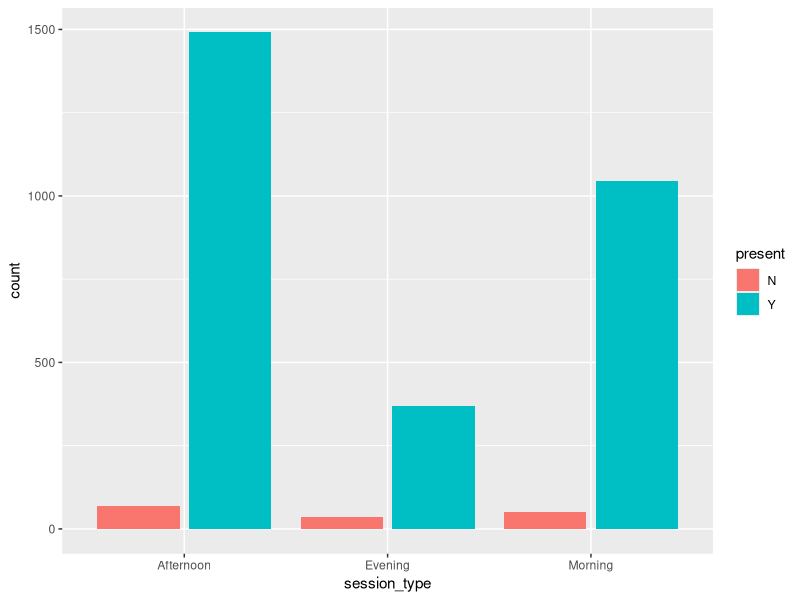
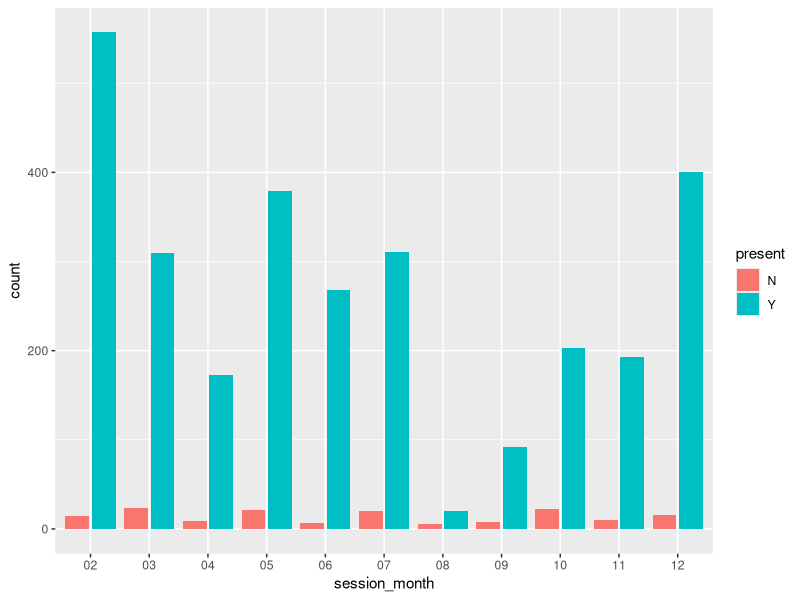
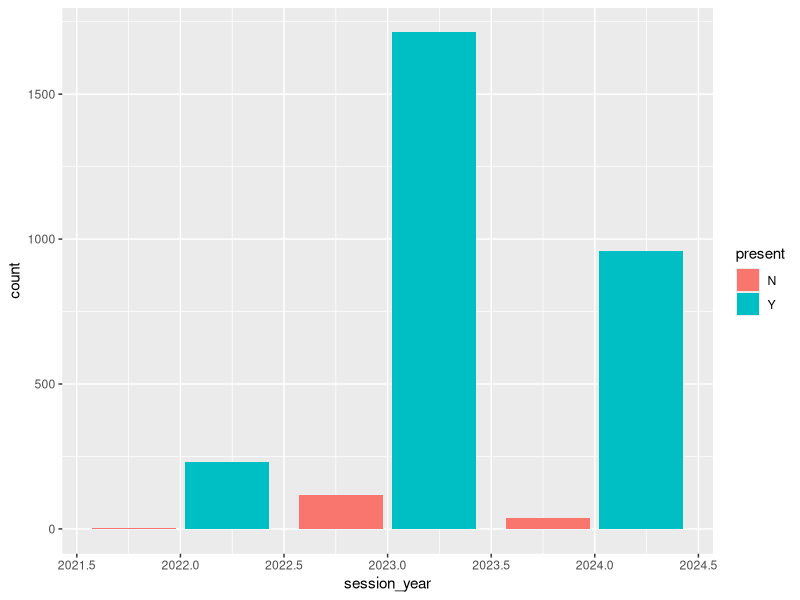

Recreate these plots in R, in order.
## ---- chunk 1
#| include: false
#| warning: false
#| message: false

library(tidyverse)
library(dplyr)

cleaned_data <- read_csv(here::here("data/cleaned_data/cleaned_data.csv"))
## ---- chunk 2
#| label: fig-session_type
#| fig-cap: Comparison of Attendance in Morning, Afternoon, vs Evening Session
#| echo: false

ggplot(cleaned_data, aes(x = session_type, fill = present)) +
  geom_bar(position = "dodge2") 
## ---- chunk 3
#| label: fig-session_month
#| fig-cap: Comparison of Attendance over Different Months
#| echo: false

cleaned_data |> 
  ggplot(aes(x = session_month, fill = present)) +
  geom_bar(position = "dodge2") 
## ---- chunk 4
#| label: fig-session_year
#| fig-cap: Comparison of Attendance between 2022 & 2024
#| echo: false

cleaned_data |> 
  ggplot(aes(x = session_year, fill = present)) +
  geom_bar(position = "dodge2") 
